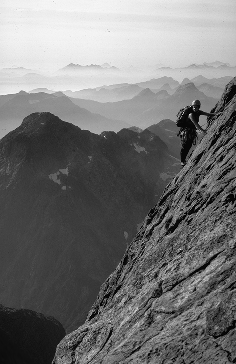
%> input picture climber.tiff, 236 x 364 px
$ octave --eval "hw8new;"   (GNU Octave 9; MATLAB toolbox functions it lacks are replaced by stand-ins)
%> lines starting %> are read from the running program, lines starting %| are printed output that depends on the picture; in (x1, y1, x2, y2) boxes, pixels count from 0 and x2, y2 are one past the last pixel; in counts of white or black regions, pixels touching at a corner belong together; the program's own positions count from 1
function hw8new()

% kernel(H): array of weights

close all;
format compact;

climberImg = imread('climber.tiff');
%> climberImg is the input picture: size 364x236x3 uint8; min 0, max 248, mean 115.7
figure(1),
imshow(climberImg);
datacursormode on
imgD = im2double(climberImg);
imR = imgD(:,:,1);
imG = imgD(:,:,2);
imB = imgD(:,:,3);


% part 1 no conv, just manually compute magnitude
% show magnitude of gradient of image
% using convolution
% to implement finite differences
% scale brightness reasonably
H = double(ones(3,3)*(1/9)); %kernel(H)
% [8 lines of commented-out code are left out]

grayImg = rgb2gray(climberImg);
grayImg = im2double(grayImg);
% [7 lines of commented-out code are left out]

[mag, dir] = imgradient(grayImg); %for mere comparison
figure(2), imshow(mag);

% [6 lines of commented-out code are left out]

imgG211 = rgb2gray(climberImg);
imgDdd = im2double(imgG211);
G = fspecial('Gaussian', [5 5],1);
dG = diff(G)*20;
Ix = conv2(imgDdd, dG, 'same');
Iy = conv2(imgDdd, dG', 'same');
Ix2 = Ix.^2;
IxIy = Ix.*Iy;
Iy2 = Iy.^2;
xxx = Ix+Iy;
sigma = 0.01;
GL = fspecial('Gaussian', [5 5], sigma);
gIx = conv2(Ix2, GL, 'same');
gIxIy = conv2(IxIy, GL, 'same');
gIy = conv2(Iy2, GL, 'same');
xx = gIxIy+gIy+gIx+Ix+Iy+Iy2+Ix2-0.04;
figure(3), imshow(xx); %final

% part 2
% find threshold for gradient magnitude
% to determine real edges

whos('grayImg')
cEd = edge(grayImg, 'canny'); % for mere comparison
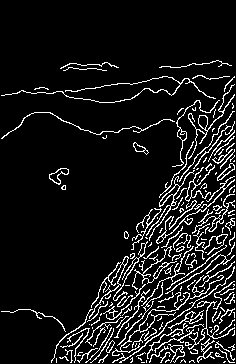
%> cEd: size 364x236 logical; 9.6% white in thin lines or dots, all inside (x1, y1, x2, y2) = (1, 60, 235, 363)
figure(4), imshow(cEd);
mean(mean(mag))
%> ans = 0.277
%white: 255 255 255
%black: 0 0 0
edgeImg = climberImg;
for i = 1:236
    for j = 1:364
        if(mag(j,i) > 0.429)    %Threshold 0.429?
            edgeImg(j, i, 1) = 255;
            edgeImg(j, i, 2) = 255;
            edgeImg(j, i, 3) = 255;
        else
            edgeImg(j, i, 1) = 0;
            edgeImg(j, i, 2) = 0;
            edgeImg(j, i, 3) = 0;
        end
    end
end
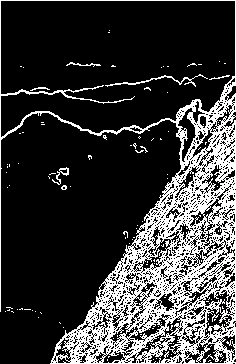
%> edgeImg: size 364x236x3 uint8; 22.4% white in thin lines or dots

figure(5), imshow(edgeImg);


%THIS COMMENT STUB STATES THAT
%THIS CODE IS THE PROPERTY OF OMAR R.G. (UofA Student)

% part 3
% convolution smoothing

figure(6), surf(H);
H2 = fspecial('gaussian', [3 3], 2);
figure(7), surf(H2);

grayImg = rgb2gray(climberImg);
grayImg = im2double(grayImg);
H3 = fspecial('gaussian', [5 5], 2);
figure(8), surf(H3);
whos('H')
H
tic
convGauss1 = conv2(H,grayImg);
figure(9), imshow(convGauss1);
toc
whos('H2')
H2
tic
convGauss2 = conv2(H2, grayImg);
figure(10), imshow(convGauss2);
toc
whos('H3')
H3
tic
convGauss3 = conv2(H3, grayImg);
figure(11), imshow(convGauss3);
toc

% [9 lines of commented-out code are left out]

[mag2, dir2] = imgradient(convGauss3);
figure(12), imshow(mag2);

imgG211 = convGauss3;
imgDdd = imgG211;


G = fspecial('Gaussian', [5 5],1);
dG = diff(G)*20;
Ix = conv2(imgDdd, dG, 'same');
%> Ix: size 368x240 double
Iy = conv2(imgDdd, dG', 'same');
%> Iy: size 368x240 double
Ix2 = Ix.^2;
%> Ix2: size 368x240 double
IxIy = Ix.*Iy;
%> IxIy: size 368x240 double
Iy2 = Iy.^2;
%> Iy2: size 368x240 double
xxx = Ix+Iy;
%> xxx: size 368x240 double
%figure(2), imshow(xxx);
sigma = 0.01;
GL = fspecial('Gaussian', [5 5], sigma);
gIx = conv2(Ix2, GL, 'same');
gIxIy = conv2(IxIy, GL, 'same');
gIy = conv2(Iy2, GL, 'same');
xx = gIxIy+gIy+gIx+Ix+Iy+Iy2+Ix2-0.04;
%> xx: size 368x240 double
figure(13), imshow(xx);

%                            from part 2
cEd_4 = edge(convGauss3, 'canny');
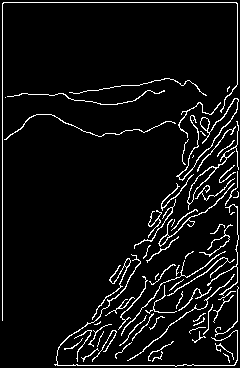
%> cEd_4: size 368x240 logical; 6.4% white in thin lines or dots
figure(14), imshow(cEd_4);
mean(mean(mag2))
%> ans = 0.158
%white: 255 255 255
%black: 0 0 0
edgeImg_4 = climberImg;
for i = 1:236
    for j = 1:364
        if(mag2(j,i) > 0.189)    %Threshold 0.429?
            edgeImg_4(j, i, 1) = 255;
            edgeImg_4(j, i, 2) = 255;
            edgeImg_4(j, i, 3) = 255;
        else
            edgeImg_4(j, i, 1) = 0;
            edgeImg_4(j, i, 2) = 0;
            edgeImg_4(j, i, 3) = 0;
        end
    end
end
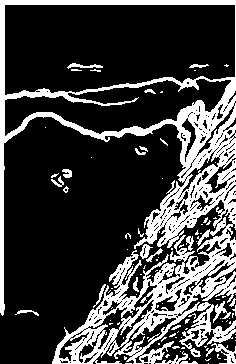
%> edgeImg_4: size 364x236x3 uint8; 24.9% white; 98 white regions (77 under 20 px), largest, box (x1, y1, x2, y2) and area: (0, 0, 236, 364) 19745, (211, 343, 236, 364) 197, (213, 301, 231, 323) 133

figure(15), imshow(edgeImg_4);


%part 5
grayImg_15 = imread('climber.tiff');
grayImg_5 = rgb2gray(grayImg_15);
grayImg_5 = im2double(grayImg_5);
H2_5 = fspecial('gaussian', [5 5], 4);
convGauss_5 = conv2(H2_5, mag2);
figure(16), imshow(convGauss_5);
newImg_5 = convGauss_5;
finalImg_5 = convGauss_5;
vertMask = [1, 0, -1;1, 0, -1;1, 0, -1];
%flip
vertMask = flipud(vertMask);
vertMask = fliplr(vertMask);
for i = 2:size(finalImg_5,1)-1
    for j = 2:size(finalImg_5,2)-1
        neighMat = vertMask.*newImg_5(i-1:i+1, j-1:j+1);
        av = sum(neighMat(:));
        finalImg_5(i,j) = av;
    end
end
F55 = finalImg_5+0.2;
figure(17), imshow(finalImg_5);
figure(18), imshow(F55);

newImg_5_2 = convGauss_5;
finalImg_5_2 = convGauss_5;
horMask = [1, 1, 1;0, 0, 0;-1, -1, -1];
horMask = flipud(horMask);
horMask = fliplr(horMask);
for i = 2:size(convGauss_5, 1)-1
    for j = 2:size(convGauss_5, 2)-1
        neighMat2 = horMask.*newImg_5_2(i-1:i+1,j-1:j+1);
        av2 = sum(neighMat2(:));
        finalImg_5_2(i, j) = av2;
    end
end
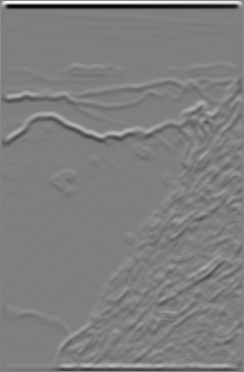
%> finalImg_5_2: size 372x244 double; min -2.24, max 2.24, mean -0.00259; drawn with min black and max white
F522 = finalImg_5_2+0.2;
figure(19), imshow(finalImg_5_2);
figure(20), imshow(F522);
%> after `imshow(F522)`:
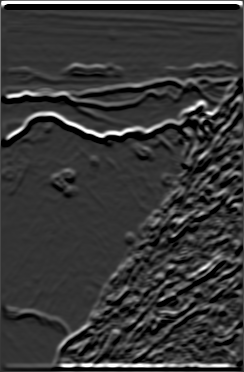
%> displayed picture: size 372x244, on the screen's scale of 0 to 255; min 0, max 255, mean 55.4

whos('finalImg_5')
whos('finalImg_5_2')
composite = finalImg_5+finalImg_5_2+0.02;
figure(21), imshow(composite);


% part 6
% (part 3) INCOMPLETE STILL: mostly done in part 1
% convolution smoothing
H6 = fspecial('gaussian', [5 5], 2);
whos('H6')
figure(22), surf(H);

grayImg_6 = rgb2gray(climberImg);
grayImg_6 = im2double(grayImg_6);

grayImg_7 = rgb2gray(edgeImg);
%> grayImg_7: size 364x236 uint8; 22.4% white in thin lines or dots
grayImg_7 = im2double(grayImg_7);
%> grayImg_7: size 364x236 double; values 0 (black) and 1 (white), 22.4% white in thin lines or dots

convGauss_6 = conv2(H6, grayImg_7);
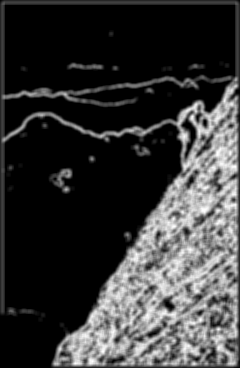
%> convGauss_6: size 368x240 double; min 0, max 1, mean 0.218
convGauss_66 = convGauss_6+0.4;
%figure(24), imshow(convGauss_66);

convGauss_7 = conv2(H6, grayImg_6);
%figure(25), imshow(convGauss_7);

convGauss_8 = conv2(convGauss_7, grayImg_7);
%figure(26), imshow(convGauss_8);

gim = rgb2gray(climberImg);
gim = im2double(gim);
convGauss_9 = conv2(H6, gim);
%figure(27), imshow(convGauss_9);
H6
tic
u = [1/9 1/9 1/9]';
v = [1/9 1/9 1/9];
ch = conv2(H(:),v,gim,'same');
%figure(28), imshow(ch);
cv = conv2(u,H(:),gim,'same');
%figure(29), imshow(cv);
whos('ch')
whos('cv')
chcvf = ch+cv;
chcvf = chcvf + 0.06;
figure(23), imshow(chcvf);
toc
end
